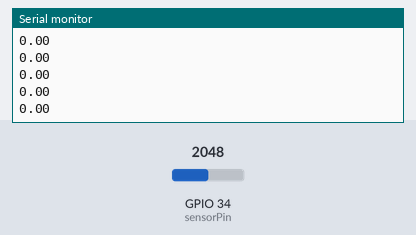
Bench run of a sketch on a simulated ESP32. On the bench: the last lines printed to the serial monitor. Inputs (shaded band) come from the test bench; at power-on: GPIO 34 (sensorPin) = 2048. WiFi joins after 1.5 s; servers stay silent unless stated; the Firebase database answers and starts empty.

Above: at 8.7 s.
8.8 s: GPIO 34 (sensorPin) set to 2866
At 9.06 s:
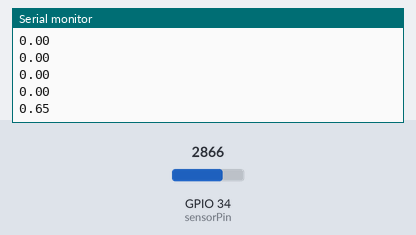
10.3 s: GPIO 34 (sensorPin) set to 3603
At 10.32 s:
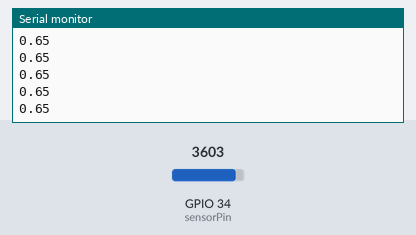
Timing chart, 0 to 13.3 s (numbered marks = the images above; inputs shaded):
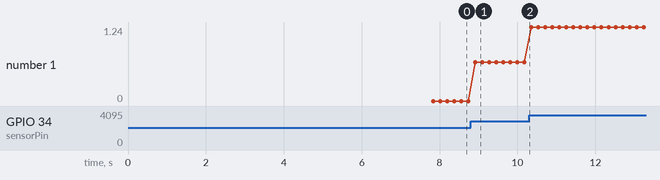

The sketch:

record_data.ino
```cpp
#include <WiFi.h>
#include <FirebaseESP32.h>
#include "Secret_keys.h"

int sensorPin = 34;

const char* ssid = WIFI_SSID;
const char* password = WIFI_PASSWORD;
const char* host = FIREBASE_HOST;
const char* auth = FIREBASE_AUTH;

FirebaseData firebaseData;

void setup() {
  Serial.begin(115200);
  Serial.println();

  WiFi.begin(ssid, password);
  Serial.print("Connecting to WiFi");
  while (WiFi.status() != WL_CONNECTED){
    Serial.print(".");
    delay(300);
  }

  Serial.println("WiFi succesfully connected!");

  Firebase.begin(host, auth);
  Firebase.reconnectWiFi(true);

  Firebase.getInt(firebaseData,"/EMGdata/Measure_patients");
  int patients = firebaseData.intData();
  patients++;
  Firebase.setInt(firebaseData,"/EMGdata/Measure_patients",patients);

  int j=1;
  int i=0;
  while (j<6){
    if (j==1){
      Serial.println("Hello! We are starting the test soon.");
      delay(2000);
      Serial.println("Prepare the first gesture, please.");
      delay(2000);
      Serial.println("We are starting...");
      delay(2000);
    }
    else{
      Serial.println("Measuring time is over.");
      delay(2000);
      Serial.println("Prepare the following gesture, please.");
      delay(2000);
      Serial.println("It's staring...");
      delay(2000);
    }
      while (i<100){
        float sensorValue = analogRead(sensorPin);
        delay(30);
        float voltage = ((((sensorValue/4095)-0.5)*3.3)/1009)*1000;
        Serial.println(voltage);

        if (Firebase.pushFloat(firebaseData, "/EMGdata/Gesture"+String(j), voltage)){
        }
        else{
          Serial.println("Failed");
          Serial.println("REASON: " + firebaseData.errorReason());
        }
        i++;
      }
   i=0;
   j++;
   }

   Serial.println("Thank you very much for your help!");
   delay(2000);
   Serial.println("Bye-Bye!");
   delay(2000);
 }


void loop(){}
```

Secret_keys.h
```cpp
//WIFI Credentials
//-------------------------------------------
#define WIFI_SSID ""
#define WIFI_PASSWORD ""

//Firebase Real-time Database Credentials
//------------------------------------------------------------------------------------------------
#define FIREBASE_HOST ""
#define FIREBASE_AUTH ""
```

Measured:
- after the input at 8.8 s, the serial monitor: prints a new line after 0.11 s (image 1)
- plotted number 1: 0 → 0.65 after the input at 8.8 s, 0.65 → 1.24 after the input at 10.3 s
